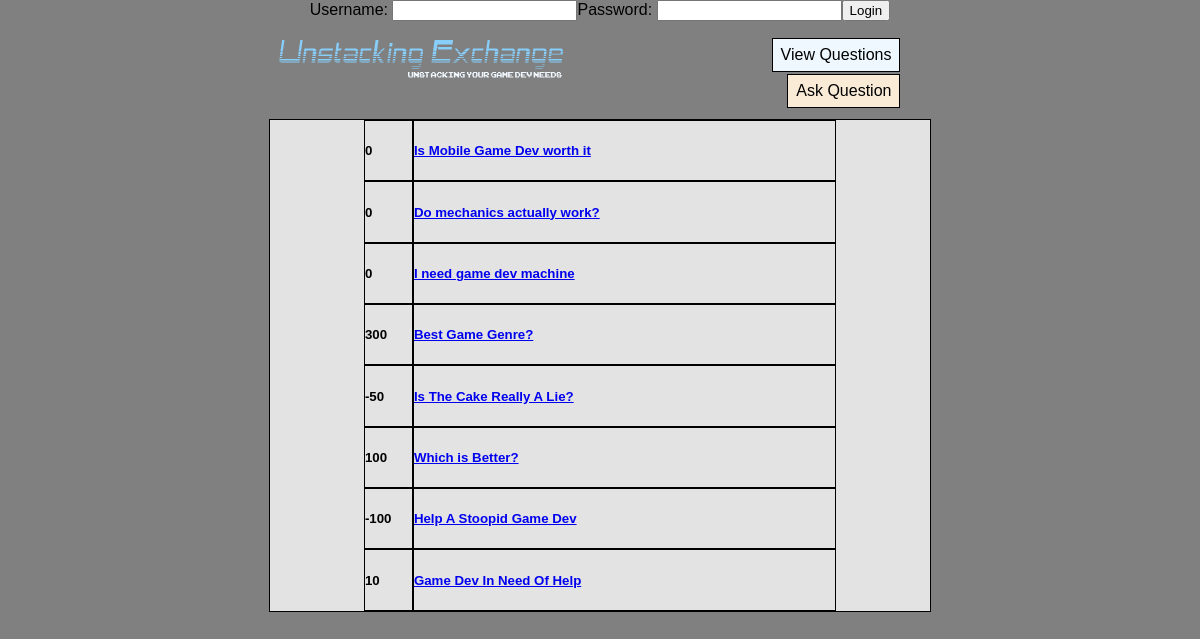
The page /questions.php on the database its author committed.
### tables this page shows
CREATE TABLE `Questions` (
  `id` int(11) NOT NULL AUTO_INCREMENT,
  `questionScore` int(250) NOT NULL,
  `questionTitle` varchar(250) NOT NULL,
  `questionBody` varchar(250) NOT NULL,
  PRIMARY KEY (`id`)
);

### questions.php (the view, shortened to what this page needs)
<?php
require('PHP/Connect.php');
?>
<!DOCTYPE html>
<html lang="en">
    <head>
        <link rel="stylesheet" type="text/css" href="CSS/stylesheet.css">
    </head>
    <body>
        <div id="Header">
            <?PHP
                    if (isset($_SESSION["USER"]))
                    {
                        echo "<form class=\"FormLogin\" action=\"PHP/Logout.php\" method=\"post\">";
                        echo "<b>Welcome: <a href=\"profile.php?id=\"".$_SESSION["USERID"]."\">".$_SESSION["USER"]."</a></b>";
                        echo "&nbsp&nbsp&nbsp";
                        echo "<input type=\"submit\" name=\"submit\" value=\"Logout\">";
                        echo "</form>";
                    }
                    else
                    {
                        echo "<form class=\"FormLogin\" action=\"PHP/Login.php\" method=\"post\">";
                        echo "Username: <input type=\"text\" name=\"LoginUsername\">";
                        echo "Password: <input type=\"password\" name=\"LoginPassword\">";
                        echo "<input type=\"submit\" name=\"submit\" value=\"Login\">";
                        echo "</form>";
                    }
                ?>
            <div class="Navigation">
                <h1>
                    <a href="index.php"><img src="images/Logo.png" class="logo"></a>
                </h1>
                <ul>
                    <li><a href="#" class="active">View Questions</a></li>
                    <li><A href="ask.php">Ask Question</a></li>
                </ul>
            </div>
        </div>
        <div id="Container">
            <div id="Content">
                <div class="QuestionList">
                    <?php
                        $sql = "SELECT * FROM Questions ORDER BY id DESC";
                        $result = mysqli_query($conn, $sql);
                        if (mysqli_num_rows($result) > 0)
                        {
                            while ($row = mysqli_fetch_assoc($result))
                            {
                                echo "<div>";
                                    echo "<div id=\"questionScore\">";
                                        echo "<h5>" . $row["questionScore"] . "</h5>";
                                    echo "</div>";
                                    echo "<div id=\"questionTitleLink\">";
                                        echo "<a href=\"QuestionView.php?id=" . $row["id"]. "\">";
                                            echo "<h5>" . $row["questionTitle"] . "</h5>" . "</a>";
                                    echo "</div>";
                                echo "</div>";
                            }
                        }else {
                            echo "<div>";
                            echo "<h5>";
                            echo "0 Results Found";
                            echo "</h5>";
                            echo "</div>";
                        }
                    ?>
                </div>
            </div>
        </div>
    </body>
</html>

### CSS/stylesheet.css (style rules this page uses)
body { background: Gray; margin: 0; padding: 0; text-align: center; color: #000000; font-family: Arial, Helvetica, sans-serif; font-size: 100%; }
#Container { width:55%; margin:10px auto; text-align: left; background-color: #E4E3E3; border: 1px solid #000000; }
#Content { width: 100%; height: 100%; overflow: hidden; }
.Navigation { width:55%; margin:auto; text-align: left; }
.Navigation h1 { display: inline-block; width: 60%; margin: 0; padding: 0; }
.logo { width: 300px; height: 75px; }
.Navigation ul { display: inline-block; width: 35%; text-align: right; margin: 0; padding: 0; }
.Navigation ul li { display: inline-block; border: 1px solid black; margin: 1px; background: #FAEBD7; }
.Navigation ul li a { display: block; text-decoration: none; text-align: center; padding: 7px 8px; color: black; }
.active { background-color: #F0F8FF }
.QuestionList { width: 95%; margin: 0px auto; }
.QuestionList div { width: 75%; margin: 0px auto; padding: 0px; border: 1px solid black; display: block; }
#questionScore { width: 10%; display: inline-block; margin: 0px; padding: 0px; border: none; border-right: 1px solid black; }
#questionTitleLink { width: 80%; display: inline-block; margin: 0px; padding: 0px; border: none; border-left: 1px solid black; }

### rows shown on the page
questions: questionScore "0", questionTitle "Is Mobile Game Dev worth it"
questions: questionScore "0", questionTitle "Do mechanics actually work?"
questions: questionScore "0", questionTitle "I need game dev machine"
questions: questionScore "300", questionTitle "Best Game Genre?"
questions: questionScore "-50", questionTitle "Is The Cake Really A Lie?"
questions: questionScore "100", questionTitle "Which is Better?"
questions: questionScore "-100", questionTitle "Help A Stoopid Game Dev"
questions: questionScore "10", questionTitle "Game Dev In Need Of Help"
